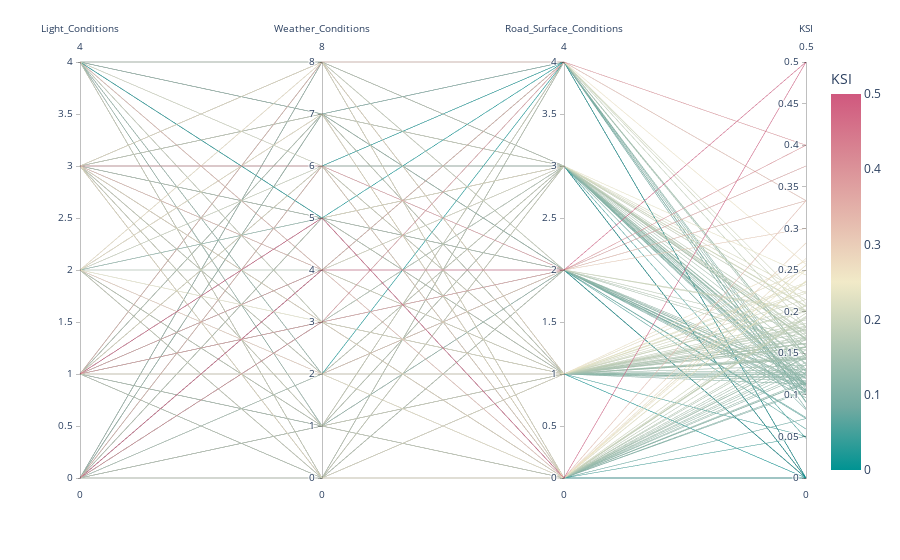

The notebook cell saved with this chart:
### Code cell
fig = px.parallel_coordinates(df_ksi_props_encoded,
                              color="KSI",
                              dimensions=
                              ['Light_Conditions','Weather_Conditions',
                               'Road_Surface_Conditions','KSI'
                              ],
                              color_continuous_scale=px.colors.diverging.Tealrose,
                              color_continuous_midpoint=0.25)
fig.show()

### Figure 1 — Plotly figure (JSON) as saved in the notebook; plotly's stock layout.template omitted (floating-point values rounded to 4 significant figures; data arrays with more than 128 entries replaced by an {"elided": "..."} marker saying what was removed)
{"data": [{"dimensions": [{"label": "Light_Conditions", "values": {"elided": "200 int values"}}, {"label": "Weather_Conditions", "values": {"elided": "200 int values"}}, {"label": "Road_Surface_Conditions", "values": {"elided": "200 int values"}}, {"label": "KSI", "values": {"elided": "200 float values"}}], "domain": {"x": [0, 1], "y": [0, 1]}, "line": {"color": {"elided": "200 float values"}, "coloraxis": "coloraxis"}, "name": "", "type": "parcoords"}], "layout": {"coloraxis": {"cmid": 0.25, "colorbar": {"title": {"text": "KSI"}}, "colorscale": [[0, "rgb(0, 147, 146)"], [0.1667, "rgb(114, 170, 161)"], [0.3333, "rgb(177, 199, 179)"], [0.5, "rgb(241, 234, 200)"], [0.6667, "rgb(229, 185, 173)"], [0.8333, "rgb(217, 137, 148)"], [1, "rgb(208, 88, 126)"]]}, "legend": {"tracegroupgap": 0}, "margin": {"t": 60}}}
